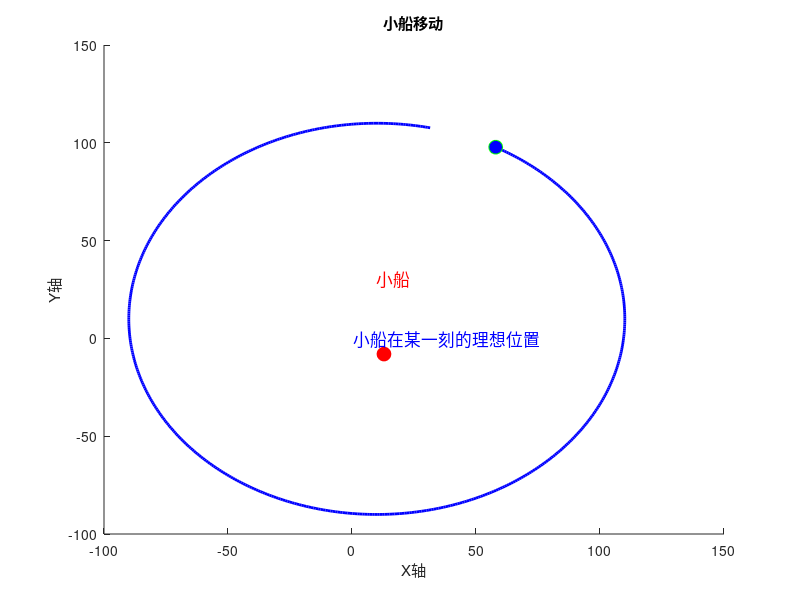

MATLAB code for this plot: (Note: this script raises an error after producing the figure.)
 clc
 clear
 tao3c=[];
 qtao3c=[];
u=[];
Xu=-62.5;Yv=-62.5;Zw=-62.5;
Kp=-30;Mvq=-30;Nr=-30;
Xuu=-48;Yvv=-48;Zww=-48;Kpp=-80;Mvqq=-80;Nrr=-80;
m=5454.54;   
a1=0.15;
a2=0.61;
a3=0.61;
a4=0.15;
a5=0.3;
a6=0.15;
m1=20;
m2=80;
m3=80;
m4=20;
m5=40;
m6=20;
g=9.8;
Ix=2038;
Iy=13587;
Iz=13587;   
Ixy=-13.58;
Iyz=-13.58;
Ixz=-13.58;
rBB=zeros(3,1);
rGB=[0;0;0.061];
W=53400;
B=53400;
xita1=[10 26 11;-12 -13 -5;0 0 0];
evt23=[];
xita2=zeros(3,3);
et1=[];
et2=[];
et3=[];
et=[];
ta=[];
ta1=[];
p11=[];
p22=[];
p33=[];
j11=[];
j22=[];
j33=[];
T=[];
U1=[];
U2=[];
a=[6.019*10^3,9.551*10^3,2.332*10^4,4.129*10^3,4.913*10^4,2.069*10^4];
M=diag(a);
E1=[Xu,Yv,Zw,Kp,Mvq,Nr];
f1=[Xuu,Yvv,Zww,Kpp,Mvqq,Nrr];

D=-diag(E1)-diag(f1);
fG1=[0;0;W];
fB1=[0;0;B];
g=[fG1+fB1;cross(rGB,fG1)+cross(rBB,fG1)]*0;
% g=zeros(6,1);
tao10=[0;0;0;0;0;0];
tao20=[0;0;0;0;0;0];
tao30=[0;0;0;0;0;0];
ts=0.1;
v1=zeros(6,1);
v2=zeros(6,1);
v3=zeros(6,1);
v11=v1(1:3);
v21=v1(4:6);
v12=v2(1:3);
v22=v2(4:6);
v13=v3(1:3);
v23=v3(4:6);



ke11=0.4;


ke21=1;
kev1=2000;
ke12=0.5;
ke22=1;
kev2=2000;

ke13=0.5;
ke23=1;
kev3=2000;





for t=0:ts:60
    t
xita1d=[100*sin(0.1*t+0.5)+10;100*cos(0.1*t+0.5)+10;0];
xita2d=[0 0 0;0 0 0;0.03*t-pi 0.01/3*pi*t-10*pi/6 -pi/4*10]*0.1;
dxita1d=[10*cos(0.1*t+0.5);-10*sin(0.1*t+0.5);0];
dxita2d=[0 0 0;0 0 0;0.03*t 0.01/3*pi*t 0]*0.1;

d=[10 10 0;10 -10 0;0 0 0]'*0;
for j=1:3
    for k=1:3
while xita2(j,k)>pi
    xita2(j,k)=xita2(j,k)-2*pi;
end
while xita2(j,k)<=-pi
    xita2(j,k)=xita2(j,k)+2*pi;
end
    end


end

for j=1:3
    if xita2(2,k)==0.5*pi
    xita2(2,k)=0.01*pi;
    end
    if xita2(2,k)==-0.5*pi
    xita2(2,k)=0.01*pi;
    end
end
RBI1= [cos(xita2(3,1)), -sin(xita2(3,1)), 0;
         sin(xita2(3,1)),  cos(xita2(3,1)), 0;
         0,         0,        1];
RBI2=[cos(xita2(3,2)), -sin(xita2(3,2)), 0;
         sin(xita2(3,2)),  cos(xita2(3,2)), 0;
         0,         0,        1];
RBI3=[cos(xita2(3,2)), -sin(xita2(3,2)), 0;
         sin(xita2(3,2)),  cos(xita2(3,2)), 0;
         0,         0,        1];

T1=[1,sin(xita2(1,1))*tan(xita2(2,1)),cos(xita2(1,1))*tan(xita2(2,1));...
    0,cos(xita2(1,1)),-sin(xita2(1,1));...
    0,sin(xita2(1,1))/cos(xita2(2,1)),cos(xita2(1,1))/cos(xita2(2,1))];
T2=[1,sin(xita2(1,2))*tan(xita2(2,2)),cos(xita2(1,2))*tan(xita2(2,2));...
    0,cos(xita2(1,2)),-sin(xita2(1,2));...
    0,sin(xita2(1,2))/cos(xita2(2,2)),cos(xita2(1,2))/cos(xita2(2,2))];
T3=[1,sin(xita2(1,3))*tan(xita2(2,3)),cos(xita2(1,3))*tan(xita2(2,3));...
    0,cos(xita2(1,3)),-sin(xita2(1,3));...
    0,sin(xita2(1,3))/cos(xita2(2,3)),cos(xita2(1,3))/cos(xita2(2,3))];
t1=[1,0,-sin(xita2(2,1));...
    0,cos(xita2(1,1)),cos(xita2(2,1))*sin(xita2(1,1));...
    0,-sin(xita2(1,1)),cos(xita2(2,1))*cos(xita2(1,1))];
t2=[1,0,-sin(xita2(2,2));...
    0,cos(xita2(1,2)),cos(xita2(2,2))*sin(xita2(1,2));...
    0,-sin(xita2(1,2)),cos(xita2(2,2))*cos(xita2(1,2))];
t3=[1,0,-sin(xita2(2,3));...
    0,cos(xita2(1,3)),cos(xita2(2,3))*sin(xita2(1,3));...
    0,-sin(xita2(1,3)),cos(xita2(2,3))*cos(xita2(1,3))];

e11=xita1(1:3,1)-xita1d-d(1:3,1);
e12=xita1(1:3,2)-xita1d-d(1:3,2);
e13=xita1(1:3,3)-xita1d-d(1:3,3);

e21=xita2(1:3,1)-xita2d(1:3,1);
e22=xita2(1:3,2)-xita2d(1:3,2);
e23=xita2(1:3,3)-xita2d(1:3,3);
for j=1:3
while e21(j)>pi
    e21(j)=e21(j)-2*pi;
end
while e21(j)<=-pi
    e21(j)=e21(j)+2*pi;
end
while e22(j)>pi
    e22(j)=e22(j)-2*pi;
end
while e22(j)<=-pi
    e22(j)=e22(j)+2*pi;
end
while e23(j)>pi
    e23(j)=e23(j)-2*pi;
end
while e23(j)<=-pi
    e23(j)=e23(j)+2*pi;
end
end
%%%%%%%%%%%%%%%%%%%%%%%%%%%%%%%%%%%%%%%%%%%%%%%%%%%%%%%%%%%%%%%%%%%%%%%%%%%%%%%%%%%%%%%%%%%%%%%%%%%%%%%%%%%%%%%%%%%%%%%%%%%%%%%%%%%%%%%%%%%%%%%%%%%%
u1=v11(1);
vv1=v11(2);
w1=v11(3);
p1=v21(1);
q1=v21(2);
r1=v21(3);
arfav11=RBI1\(-ke11*e11+dxita1d);
ev11=v11-arfav11;
delta11=RBI1*ev11;
arfav21=-ke21*t1*e21+t1*dxita2d(1:3,1);
ev21=v21-arfav21;

ev1=[ev11;ev21];

arfav1=[arfav11;arfav21];

C1=[0          0         0         0                   m*w1              -m*vv1;...
    0          0         0       -m*w1                   0                m*u1;...
    0          0         0         m*vv1                -m*u1                0 ;...
    0         -m*w1       m*vv1        0            -Iyz*q1-Ixz*p1+Iz*r1    Iyz*r1+Ixy*p1-Iy*q1;...
    m*w1        0        -m*u1   Iyz*q1+Ixz*p1-Iz*r1          0            -Ixz*r1-Ixy*q1+Ix*p1;...
    -m*vv1       m*u1         0     -Iyz-Ixz*p1+Iy*q1    Ixy*r1+Iyz*q1-Ix*p1      0];
darfav1=-ev1/ts;

tao1=C1*v1+D*v1+M*darfav1-[(e11)'*0*RBI1,e21'*T1]'-kev1*ev1+g; 
dtao1=(tao1-tao10)/ts;
tao10=tao1;
qtao1=tao1;
dv1=M\(qtao1-g-C1*v1+D*v1);
v1=v1+ts*dv1;
v11=v1(1:3);
v21=v1(4:6);
dxita21=T1*v21;
dxita11=RBI1*v11;
xita1(1:3,1)=xita1(1:3,1)+dxita11*ts;
xita2(1:3,1)=xita2(1:3,1)+dxita21*ts;



p33=[p33 e11];
p11=[p11 e12];
p22=[p22 e13];
j33=[j33 e21];
j11=[j11 e22];
j22=[j22 e23];
ta=[ta qtao1];
ta1=[ta1 tao1];
et1=[et1 xita1(1:3,1)];
et2=[et2 xita1(1:3,2)];
et3=[et3 xita1(1:3,3)];
et=[et xita1d];
T=[T,t];
evt23=[evt23 xita1(:,1)-xita1(:,2)];
U1=[U1 xita1(:,1)-xita1(:,3)];
U2=[U2 xita1(:,2)-xita1(:,3)];

end
t11=0:ts:60;
x20=100*sin(0.1*t11+0.5)+10;
y20=100*cos(0.1*t11+0.5)+10;
figure;
hold on; % 保持当前图形
xlabel('X轴');
ylabel('Y轴');
title('小船移动');

plot(x20, y20, 'b', 'LineWidth', 2); 
boat2 = plot(NaN, NaN, 'go', 'MarkerSize', 10, 'MarkerFaceColor', 'b');
boat1 = plot(NaN, NaN, 'ro', 'MarkerSize', 10, 'MarkerFaceColor', 'r'); 
% 创建小船的点

text(10, 30, '小船', 'Color', 'r', 'FontSize', 12); % 小船1的标注
text(0.5, -0.5, '小船在某一刻的理想位置', 'Color', 'b', 'FontSize', 12); % 小船2的标注
for frame = 1:601

    % 更新小船的位置
    set(boat2, 'XData', x20(frame), 'YData', y20(frame));
    set(boat1, 'XData', et1(1,frame), 'YData', et1(2,frame));
 
    % 暂停以控制动画速度
    pause(0.01);





   % 捕获当前帧并保存为GIF
    frameData = getframe(gcf); % 获取当前图形的帧数据
    A = frame2im(frameData); % 将帧数据转换为图像
    [A, map] = rgb2ind(A, 256); % 将RGB图像转换为索引图像
    
    if frame == 1 % 如果是第一帧，创建GIF
        imwrite(A, map,'myGray.gif', 'gif', 'LoopCount', Inf, 'DelayTime', 0.1);
    else % 后续帧添加到GIF
        imwrite(A, map,'myGray.gif' , 'gif', 'WriteMode', 'append', 'DelayTime', 0.1);
    end
end
hold off; % 释放图形